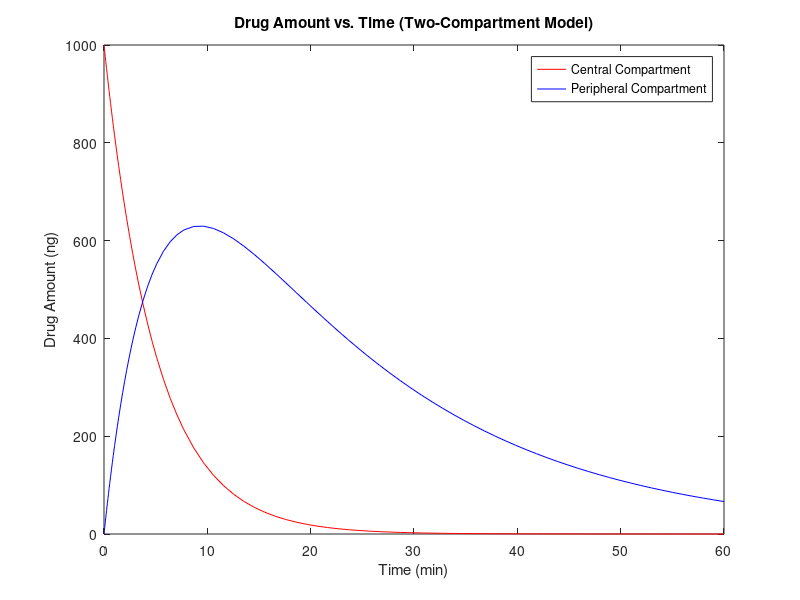

MATLAB code to generate this figure:
function plasma_protein_binding()
    % Parameters for the two-compartment model
    V1 = 50;  % Volume of unbound distribution in central compartment (mL)
    V2 = 200;  % Volume of bound distribution in plasma proteins (mL)
    CL = 10;   % Clearance (mL/min)
    % rate of unloading from plasma proteins is proportional to clearance

    % Simulation parameters
    tspan = [0 60];  % Simulation time (minutes)
    initial_conditions = [1000 0 0];  % Initial drug amounts in central, peripheral, and eliminated compartments (ng)

    % Solve the differential equations using ode45
    [t, drug_amounts] = ode45(@(t, y) ode_equations(y, V1, V2, CL), tspan, initial_conditions);
    % y is the concentration, CL is the clearance

    % Plot drug amounts in the central and peripheral compartments
    figure;
    plot(t, drug_amounts(:, 1), 'r-', t, drug_amounts(:, 2), 'b-');
    xlabel('Time (min)');
    ylabel('Drug Amount (ng)');
    legend('Central Compartment', 'Peripheral Compartment');
    title('Drug Amount vs. Time (Two-Compartment Model)');
end

function dydt = ode_equations(y, V1, V2, CL)
    % Differential equations for the two-compartment model
    C1 = y(1) / V1;  % Concentration in the central compartment (ng/mL)
    C2 = y(2) / V2;  % Concentration in the peripheral compartment (ng/mL)

    % Rate of change of drug amounts in each compartment, y is a 3x1 vector
    dydt = [-CL * C1;  % Rate of change in the central compartment
            CL * C1 - CL * C2;  % Rate of change in the peripheral compartment
            CL * C2];  % Rate of change in the eliminated compartment
end
